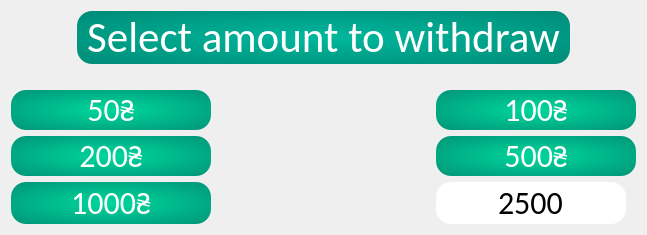
        <widget class="QWidget" name="page_4">
         <property name="styleSheet">
          <string notr="true">QLabel#label_18,
QLabel#label_20,
QLabel#label_21,
QLabel#label_22,
QLabel#label_23,
QLabel#label_24{
background-color: qradialgradient(spread:pad, cx:0.5, cy:0.5, radius:1.0, fx:0.5, fy:0.5, stop:0 #00d89d, stop:1 #007868);
border-radius: 15px;
color:white;
}</string>
         </property>
         <layout class="QGridLayout" name="gridLayout_4">
          <item row="0" column="0">
           <spacer name="horizontalSpacer_8">
            <property name="orientation">
             <enum>Qt::Horizontal</enum>
            </property>
            <property name="sizeType">
             <enum>QSizePolicy::Fixed</enum>
            </property>
            <property name="sizeHint" stdset="0">
             <size>
              <width>60</width>
              <height>20</height>
             </size>
            </property>
           </spacer>
          </item>
          <item row="0" column="5">
           <spacer name="horizontalSpacer_10">
            <property name="orientation">
             <enum>Qt::Horizontal</enum>
            </property>
            <property name="sizeType">
             <enum>QSizePolicy::Fixed</enum>
            </property>
            <property name="sizeHint" stdset="0">
             <size>
              <width>60</width>
              <height>20</height>
             </size>
            </property>
           </spacer>
          </item>
          <item row="3" column="0" colspan="2">
           <widget class="QLabel" name="label_22">
            <property name="sizePolicy">
             <sizepolicy hsizetype="Fixed" vsizetype="Preferred">
              <horstretch>0</horstretch>
              <verstretch>0</verstretch>
             </sizepolicy>
            </property>
            <property name="minimumSize">
             <size>
              <width>200</width>
              <height>0</height>
             </size>
            </property>
            <property name="font">
             <font>
              <family>Calibri</family>
              <pointsize>24</pointsize>
             </font>
            </property>
            <property name="text">
             <string>200₴</string>
            </property>
            <property name="alignment">
             <set>Qt::AlignCenter</set>
            </property>
           </widget>
          </item>
          <item row="3" column="4" colspan="2">
           <widget class="QLabel" name="label_21">
            <property name="sizePolicy">
             <sizepolicy hsizetype="Fixed" vsizetype="Preferred">
              <horstretch>0</horstretch>
              <verstretch>0</verstretch>
             </sizepolicy>
            </property>
            <property name="minimumSize">
             <size>
              <width>200</width>
              <height>0</height>
             </size>
            </property>
            <property name="font">
             <font>
              <family>Calibri</family>
              <pointsize>24</pointsize>
             </font>
            </property>
            <property name="text">
             <string>500₴</string>
            </property>
            <property name="alignment">
             <set>Qt::AlignCenter</set>
            </property>
           </widget>
          </item>
          <item row="2" column="0" colspan="2">
           <widget class="QLabel" name="label_23">
            <property name="font">
             <font>
              <family>Calibri</family>
              <pointsize>24</pointsize>
             </font>
            </property>
            <property name="text">
             <string>50₴</string>
            </property>
            <property name="alignment">
             <set>Qt::AlignCenter</set>
            </property>
           </widget>
          </item>
          <item row="4" column="4" colspan="2">
           <widget class="QLineEdit" name="lineEdit_amount_withdraw">
            <property name="enabled">
             <bool>false</bool>
            </property>
            <property name="sizePolicy">
             <sizepolicy hsizetype="Preferred" vsizetype="Minimum">
              <horstretch>0</horstretch>
              <verstretch>0</verstretch>
             </sizepolicy>
            </property>
            <property name="minimumSize">
             <size>
              <width>150</width>
              <height>0</height>
             </size>
            </property>
            <property name="maximumSize">
             <size>
              <width>190</width>
              <height>16777215</height>
             </size>
            </property>
            <property name="font">
             <font>
              <family>Calibri</family>
              <pointsize>24</pointsize>
              <italic>false</italic>
              <underline>false</underline>
             </font>
            </property>
            <property name="styleSheet">
             <string notr="true">:disabled { 
border-radius: 15px;
color:black;
}
</string>
            </property>
            <property name="text">
             <string>2500</string>
            </property>
            <property name="alignment">
             <set>Qt::AlignCenter</set>
            </property>
           </widget>
          </item>
          <item row="2" column="4" colspan="2">
           <widget class="QLabel" name="label_24">
            <property name="font">
             <font>
              <family>Calibri</family>
              <pointsize>24</pointsize>
             </font>
            </property>
            <property name="text">
             <string>100₴</string>
            </property>
            <property name="alignment">
             <set>Qt::AlignCenter</set>
            </property>
           </widget>
          </item>
          <item row="4" column="2">
           <spacer name="horizontalSpacer">
            <property name="orientation">
             <enum>Qt::Horizontal</enum>
            </property>
            <property name="sizeHint" stdset="0">
             <size>
              <width>40</width>
              <height>20</height>
             </size>
            </property>
           </spacer>
          </item>
          <item row="0" column="1" colspan="4">
           <widget class="QLabel" name="label_25">
            <property name="font">
             <font>
              <family>Calibri</family>
              <pointsize>32</pointsize>
             </font>
            </property>
            <property name="styleSheet">
             <string notr="true">background-color: qradialgradient(spread:pad, cx:0.5, cy:0.5, radius:1.0, fx:0.5, fy:0.5, stop:0 rgba(0, 184, 157, 255), stop:1 rgba(0, 120, 103, 255));
border-radius: 15px;
color:white;</string>
            </property>
            <property name="text">
             <string> Select amount to withdraw </string>
            </property>
            <property name="alignment">
             <set>Qt::AlignCenter</set>
            </property>
           </widget>
          </item>
          <item row="4" column="0" colspan="2">
           <widget class="QLabel" name="label_18">
            <property name="font">
             <font>
              <family>Calibri</family>
              <pointsize>24</pointsize>
             </font>
            </property>
            <property name="text">
             <string>1000₴</string>
            </property>
            <property name="alignment">
             <set>Qt::AlignCenter</set>
            </property>
           </widget>
          </item>
          <item row="1" column="2">
           <spacer name="verticalSpacer_4">
            <property name="orientation">
             <enum>Qt::Vertical</enum>
            </property>
            <property name="sizeType">
             <enum>QSizePolicy::Fixed</enum>
            </property>
            <property name="sizeHint" stdset="0">
             <size>
              <width>20</width>
              <height>20</height>
             </size>
            </property>
           </spacer>
          </item>
         </layout>
        </widget>
